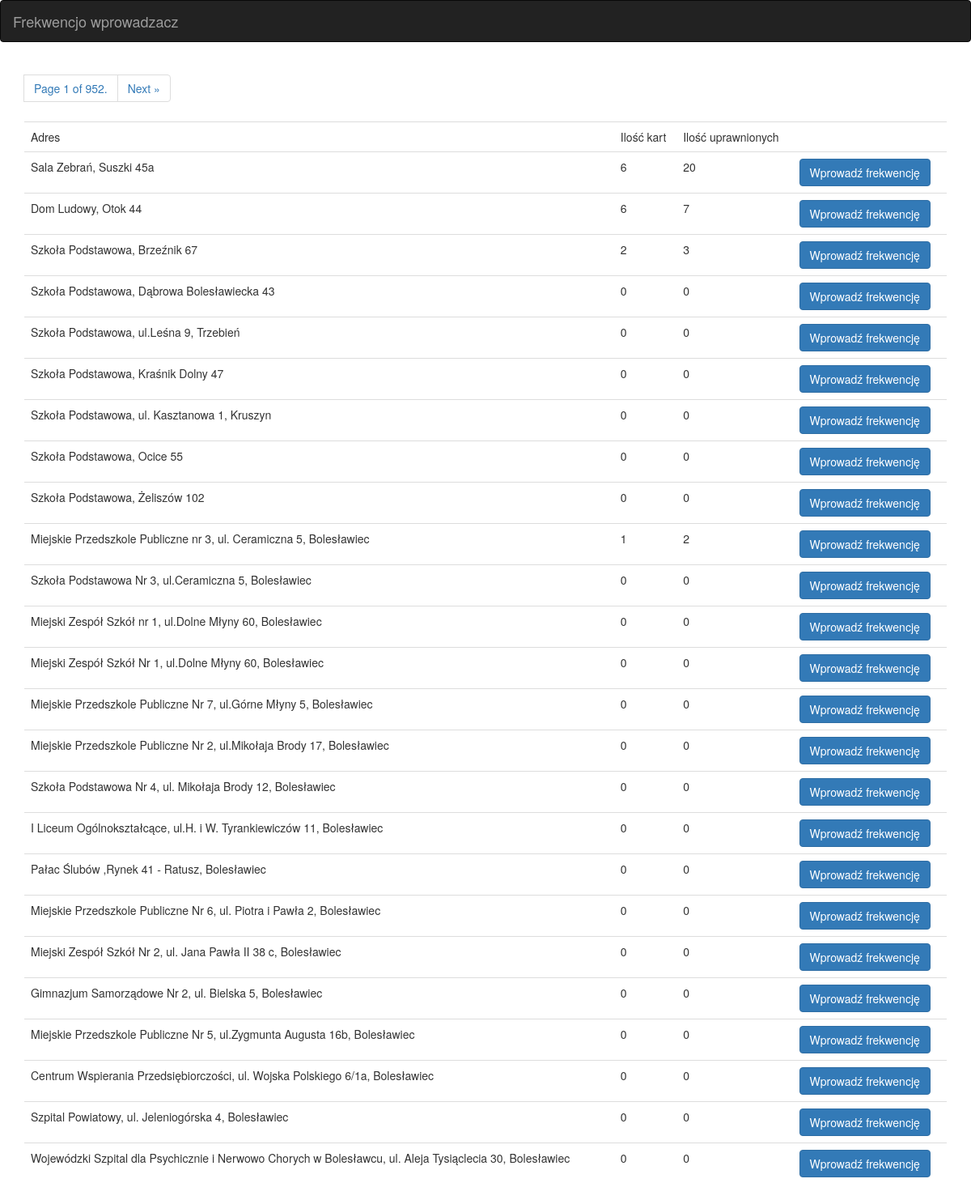
The page / on the database its author committed.
### app/models.py (models this page shows, shortened)
class Obwod(models.Model):
    gmina = models.ForeignKey(Gmina)
    adres = models.CharField(max_length=200)
    uprawnionych = models.PositiveIntegerField(default=0, validators=[MinValueValidator(0)])
    ileKart = models.PositiveIntegerField(default=0, validators=[MinValueValidator(0)])
    wersja = models.PositiveIntegerField(default=0)

### app/views.py (the view)
# urls.py: url(r'^$', views.index, name='index'),
def index(request):
    obwody = Obwod.objects.all()
    paginator = Paginator(obwody, 25) # Show 25 contacts per page
    page = request.GET.get('page')
    try:
        obwodyPag = paginator.page(page)
    except PageNotAnInteger:
        obwodyPag = paginator.page(1)
    except EmptyPage:
        obwodyPag = paginator.page(paginator.num_pages)
    context = {'obwody': obwodyPag}
    return render(request, 'wybory/obwody.html', context)

### app/templates/wybory/obwody.html (shortened to what this page needs)
{% extends "wybory/index.html" %}
{% block obwody %}
    <nav>
        <ul class="pagination ">
            <li>
            <span class="current">
                Page {{ obwody.number }} of {{ obwody.paginator.num_pages }}.
            </span>
            </li>
            <li>
                {% if obwody.has_next %}
                    <a href="?page={{ obwody.next_page_number }}" aria-label="Next">
                        <span aria-hidden="true">Next &raquo;</span>
                    </a>
                {% endif %}
            </li>
        </ul>
    </nav>
    <table class="table">
        <tr>
            <td> Adres</td>
            <td> Ilość kart</td>
            <td> Ilość uprawnionych</td>
            <td></td>
        </tr>
        {% for obwod in obwody %}
            <tr data-id="{{ obwod.id }}">
                <td> {{ obwod.adres }} </td>
                <td class="ileKart"> {{ obwod.ileKart }} </td>
                <td class="uprawnionych"> {{ obwod.uprawnionych }} </td>
                <td>
                    <input type="submit" value="Wprowadź frekwencję"
                           class="edytuj btn btn-primary" onclick="edit_click()">
                </td>
            </tr>
        {% endfor %}
    </table>
{% endblock %}

### app/templates/wybory/index.html
{% extends "wybory/base.html" %}

### app/templates/wybory/base.html (shortened to what this page needs)
<!DOCTYPE HTML PUBLIC "-//W3C//DTD HTML 4.01//EN">
{% load staticfiles %}
<html lang="en">
<head>
    <link rel="stylesheet" type="text/css" href="{% static 'css/bootstrap.min.css' %}"/>
</head>
<body>
{% include 'wybory/navbar.html' %}
<div class="container">
    {% block obwody %}{% endblock %}
</div>
</body>
</html>

### app/templates/wybory/navbar.html (shortened to what this page needs)
{% load staticfiles %}
<nav class="navbar navbar-inverse">
  <div class="container-fluid">
    <div class="navbar-header">
      <a class="navbar-brand" href="#">Frekwencjo wprowadzacz</a>
    </div>
  </div>
</nav>

### rows shown on the page
Obwod: adres "Sala Zebrań, Suszki 45a", ileKart "6", uprawnionych "20"
Obwod: adres "Dom Ludowy, Otok 44", ileKart "6", uprawnionych "7"
Obwod: adres "Szkoła Podstawowa, Brzeźnik 67", ileKart "2", uprawnionych "3"
Obwod: adres "Szkoła Podstawowa, Dąbrowa Bolesławiecka 43", ileKart "0", uprawnionych "0"
Obwod: adres "Szkoła Podstawowa, ul.Leśna 9, Trzebień", ileKart "0", uprawnionych "0"
Obwod: adres "Szkoła Podstawowa, Kraśnik Dolny 47", ileKart "0", uprawnionych "0"
Obwod: adres "Szkoła Podstawowa, ul. Kasztanowa 1, Kruszyn", ileKart "0", uprawnionych "0"
Obwod: adres "Szkoła Podstawowa, Ocice 55", ileKart "0", uprawnionych "0"
Obwod: adres "Szkoła Podstawowa, Żeliszów 102", ileKart "0", uprawnionych "0"
Obwod: adres "Miejskie Przedszkole Publiczne nr 3, ul. Ceramiczna 5, Bolesławiec", ileKart "1", uprawnionych "2"
Obwod: adres "Szkoła Podstawowa Nr 3, ul.Ceramiczna 5, Bolesławiec", ileKart "0", uprawnionych "0"
Obwod: adres "Miejski Zespół Szkół nr 1, ul.Dolne Młyny 60, Bolesławiec", ileKart "0", uprawnionych "0"
Obwod: adres "Miejski Zespół Szkół Nr 1, ul.Dolne Młyny 60, Bolesławiec", ileKart "0", uprawnionych "0"
Obwod: adres "Miejskie Przedszkole Publiczne Nr 7, ul.Górne Młyny 5, Bolesławiec", ileKart "0", uprawnionych "0"
Obwod: adres "Miejskie Przedszkole Publiczne Nr 2, ul.Mikołaja Brody 17, Bolesławiec", ileKart "0", uprawnionych "0"
Obwod: adres "Szkoła Podstawowa Nr 4, ul. Mikołaja Brody 12, Bolesławiec", ileKart "0", uprawnionych "0"
Obwod: adres "I Liceum Ogólnokształcące, ul.H. i W. Tyrankiewiczów 11, Bolesławiec", ileKart "0", uprawnionych "0"
Obwod: adres "Pałac Ślubów ,Rynek 41 - Ratusz, Bolesławiec", ileKart "0", uprawnionych "0"
Obwod: adres "Miejskie Przedszkole Publiczne Nr 6, ul. Piotra i Pawła 2, Bolesławiec", ileKart "0", uprawnionych "0"
Obwod: adres "Miejski Zespół Szkół Nr 2, ul. Jana Pawła II 38 c, Bolesławiec", ileKart "0", uprawnionych "0"
Obwod: adres "Gimnazjum Samorządowe Nr 2, ul. Bielska 5, Bolesławiec", ileKart "0", uprawnionych "0"
Obwod: adres "Miejskie Przedszkole Publiczne Nr 5, ul.Zygmunta Augusta 16b, Bolesławiec", ileKart "0", uprawnionych "0"
Obwod: adres "Centrum Wspierania Przedsiębiorczości, ul. Wojska Polskiego 6/1a, Bolesławiec", ileKart "0", uprawnionych "0"
Obwod: adres "Szpital Powiatowy, ul. Jeleniogórska 4, Bolesławiec", ileKart "0", uprawnionych "0"
Obwod: adres "Wojewódzki Szpital dla Psychicznie i Nerwowo Chorych w Bolesławcu, ul. Aleja Tysiąclecia 30, Bolesławiec", ileKart "0", uprawnionych "0"

### other values the page prints
{{ obwody.number }} "1"
{{ obwody.paginator.num_pages }} "952"
